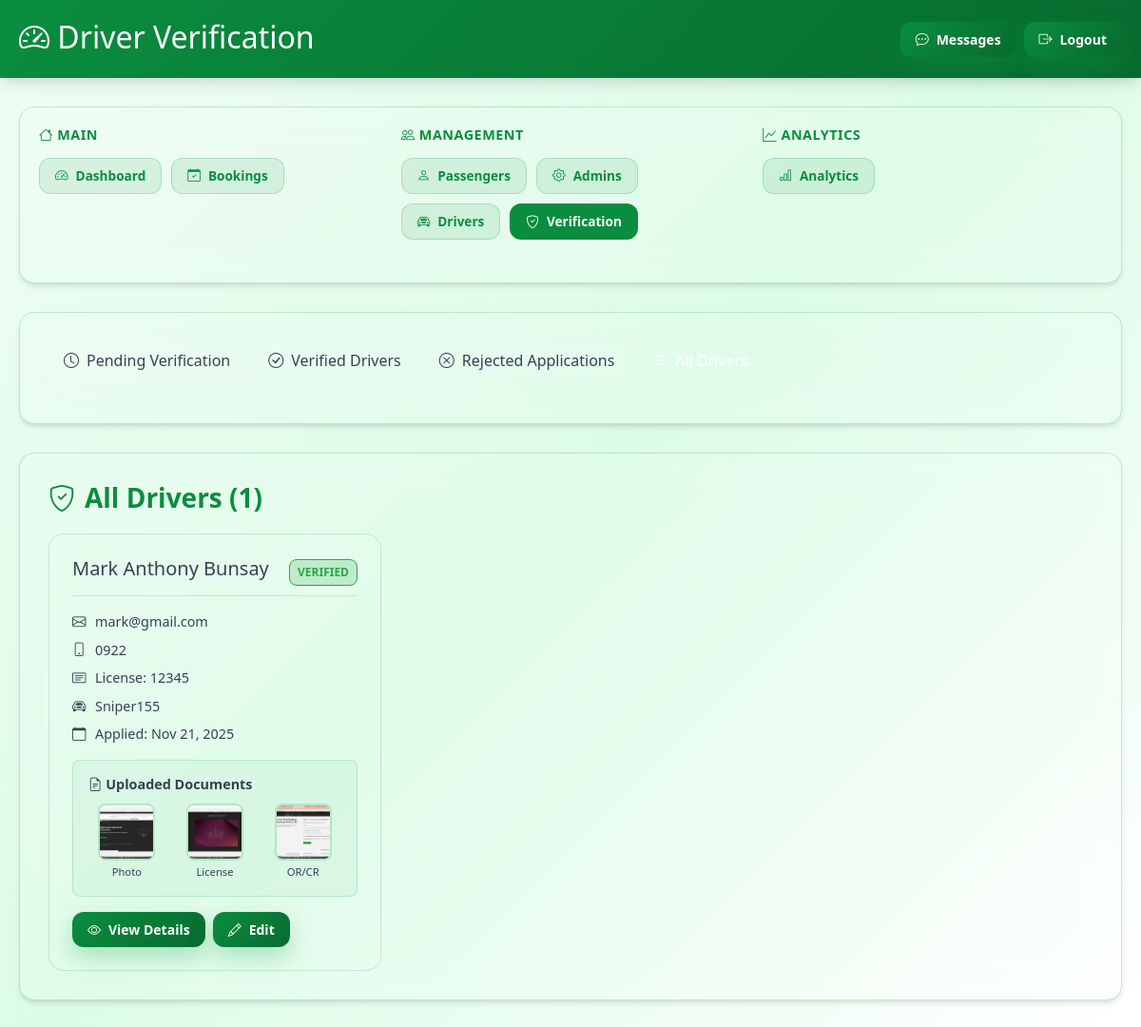
Screenshot of /pages/admin/drivers-verification.php?filter=all (signed in) with the database file from the repository.
### tables this page shows
CREATE TABLE `rfid_drivers` (
  `driver_id` int(11) NOT NULL,
  `user_id` int(11) NOT NULL,
  `license_number` varchar(50) NOT NULL,
  `tricycle_info` varchar(255) NOT NULL,
  `or_cr_path` varchar(255) NOT NULL,
  `license_path` varchar(255) NOT NULL,
  `picture_path` varchar(255) NOT NULL,
  `verification_status` enum('pending','verified','rejected') DEFAULT 'pending',
  `is_online` tinyint(1) DEFAULT 0,
  `rfid_uid` varchar(255) DEFAULT NULL,
  `last_attendance` timestamp NULL DEFAULT NULL,
  `created_at` timestamp NOT NULL DEFAULT current_timestamp()
);

CREATE TABLE `users` (
  `user_id` int(11) NOT NULL,
  `user_type` enum('passenger','driver','admin') NOT NULL,
  `name` varchar(100) NOT NULL,
  `email` varchar(100) NOT NULL,
  `phone` varchar(20) NOT NULL,
  `password` varchar(255) NOT NULL,
  `is_verified` tinyint(1) DEFAULT 0,
  `is_active` tinyint(1) DEFAULT 1,
  `created_at` timestamp NOT NULL DEFAULT current_timestamp(),
  `status` enum('active','inactive','suspended') DEFAULT 'active'
);

### pages/admin/drivers-verification.php (the view, shortened to what this page needs)
<?php
require_once 'layout-header.php';
$db = new Database();
$conn = $db->getConnection();
$filter = isset($_GET['filter']) ? $_GET['filter'] : 'pending';
$whereClause = "u.user_type = 'driver'";
$query = "SELECT u.user_id, u.name, u.email, u.phone, d.license_number, d.tricycle_info, u.created_at,
                 u.is_verified, d.verification_status, u.is_active, d.driver_id,
                 d.or_cr_path, d.license_path, d.picture_path
          FROM rfid_drivers d
          INNER JOIN users u ON d.user_id = u.user_id
          WHERE $whereClause
          ORDER BY u.created_at DESC";
$result = $conn->query($query);
$drivers = $result->fetch_all(MYSQLI_ASSOC);
?>
<link rel="stylesheet" href="../../public/css/drivers-verification.css">
<div class="content-card">
    <div class="verification-tabs">
        <a href="?filter=pending" class="tab-btn <?= $filter === 'pending' ? 'active' : '' ?>">
            <i class="bi bi-clock"></i> Pending Verification
        </a>
        <a href="?filter=verified" class="tab-btn <?= $filter === 'verified' ? 'active' : '' ?>">
            <i class="bi bi-check-circle"></i> Verified Drivers
        </a>
        <a href="?filter=rejected" class="tab-btn <?= $filter === 'rejected' ? 'active' : '' ?>">
            <i class="bi bi-x-circle"></i> Rejected Applications
        </a>
        <a href="?filter=all" class="tab-btn <?= $filter === 'all' ? 'active' : '' ?>">
            <i class="bi bi-list"></i> All Drivers
        </a>
    </div>
</div>
<div class="content-card">
    <h3>
        <i class="bi bi-shield-check"></i>
        <?php
        switch($filter) {
            default: echo 'All Drivers'; break;
        }
        ?> (<?= count($drivers) ?>)
    </h3>
    <?php if (count($drivers) > 0): ?>
        <div class="row g-4">
            <?php foreach ($drivers as $driver): ?>
                <div class="col-md-6 col-lg-4">
                    <div class="driver-card">
                        <div class="driver-header">
                            <h5><?= htmlspecialchars($driver['name']) ?></h5>
                            <span class="verification-badge verification-<?= $driver['verification_status'] ?: 'pending' ?>">
                                <?= ucfirst($driver['verification_status'] ?: 'pending') ?>
                            </span>
                        </div>
                        <div class="driver-info">
                            <div class="info-item">
                                <i class="bi bi-envelope"></i>
                                <span><?= htmlspecialchars($driver['email']) ?></span>
                            </div>
                            <div class="info-item">
                                <i class="bi bi-phone"></i>
                                <span><?= htmlspecialchars($driver['phone']) ?></span>
                            </div>
                            <div class="info-item">
                                <i class="bi bi-card-text"></i>
                                <span>License: <?= htmlspecialchars($driver['license_number']) ?></span>
                            </div>
                            <div class="info-item">
                                <i class="bi bi-car-front"></i>
                                <span><?= htmlspecialchars($driver['tricycle_info']) ?></span>
                            </div>
                            <div class="info-item">
                                <i class="bi bi-calendar"></i>
                                <span>Applied: <?= date('M d, Y', strtotime($driver['created_at'])) ?></span>
                            </div>
                        </div>
                        <?php if ($driver['license_path'] || $driver['or_cr_path'] || $driver['picture_path']): ?>
                            <div class="documents-preview">
                                <h6><i class="bi bi-file-earmark-text"></i> Uploaded Documents</h6>
                                <div class="documents-grid">
                                    <?php if ($driver['picture_path']): ?>
                                        <div class="document-item">
                                            <img src="../../<?= htmlspecialchars($driver['picture_path']) ?>"
                                                 alt="Driver Photo"
                                                 class="document-thumbnail"
                                                 onclick="viewDocument('../../<?= htmlspecialchars($driver['picture_path']) ?>', 'Driver Photo')">
                                            <small>Photo</small>
                                        </div>
                                    <?php endif; ?>
                                    <?php if ($driver['license_path']): ?>
                                        <div class="document-item">
                                            <?php if (str_ends_with(strtolower($driver['license_path']), '.pdf')): ?>
                                                <div class="document-thumbnail pdf-thumb"
                                                     onclick="viewDocument('../../<?= htmlspecialchars($driver['license_path']) ?>', 'Driver License')">
                                                    <i class="bi bi-file-pdf"></i>
                                                </div>
                                            <?php else: ?>
                                                <img src="../../<?= htmlspecialchars($driver['license_path']) ?>"
                                                     alt="License"
                                                     class="document-thumbnail"
                                                     onclick="viewDocument('../../<?= htmlspecialchars($driver['license_path']) ?>', 'Driver License')">
                                            <?php endif; ?>
                                            <small>License</small>
                                        </div>
                                    <?php endif; ?>
                                    <?php if ($driver['or_cr_path']): ?>
                                        <div class="document-item">
                                            <?php if (str_ends_with(strtolower($driver['or_cr_path']), '.pdf')): ?>
                                                <div class="document-thumbnail pdf-thumb"
                                                     onclick="viewDocument('../../<?= htmlspecialchars($driver['or_cr_path']) ?>', 'OR/CR Document')">
                                                    <i class="bi bi-file-pdf"></i>
                                                </div>
                                            <?php else: ?>
                                                <img src="../../<?= htmlspecialchars($driver['or_cr_path']) ?>"
                                                     alt="OR/CR"
                                                     class="document-thumbnail"
                                                     onclick="viewDocument('../../<?= htmlspecialchars($driver['or_cr_path']) ?>', 'OR/CR Document')">
                                            <?php endif; ?>
                                            <small>OR/CR</small>
                                        </div>
                                    <?php endif; ?>
                                </div>
                            </div>
                        <?php endif; ?>
                        <div class="driver-actions">
                            <a href="user-details.php?id=<?= $driver['user_id'] ?>" class="btn btn-outline-primary btn-sm">
                                <i class="bi bi-eye"></i> View Details
                            </a>
                            <a href="user-edit.php?id=<?= $driver['user_id'] ?>" class="btn btn-outline-secondary btn-sm">
                                <i class="bi bi-pencil"></i> Edit
                            </a>
                        </div>
                    </div>
                </div>
            <?php endforeach; ?>
        </div>
    <?php endif; ?>
</div>

### public/css/style.css (style rules this page uses)
:root { --color-primary: #16a34a; --color-primary-dark: #15803d; --color-primary-light: #4ade80; --color-secondary: #22c55e; --color-accent: #16a34a; --color-success: #16a34a; --color-danger: #dc2626; --color-warning: #ca8a04; --color-info: #16a34a; --color-dark: #1f2937; --color-light: #ffffff; --color-gray-50: #f9fafb; --color-gray-100: #f3f4f6; --color-gray-200: #e5e7eb; --color-gray-300: #d1d5db; --color-gray-400: #9ca3af; --color-gray-500: #6b7280; --color-gray-600: #4b5563; --color-gray-700: #374151; --color-gray-800: #1f2937; --color-gray-900: #111827; --glass-bg: rgba(255, 255, 255, 0.95); --glass-bg-subtle: rgba(255, 255, 255, 0.85); --glass-border: rgba(22, 163, 74, 0.2); --glass-dark-bg: rgba(30, 41, 59, 0.9); --glass-dark-border: rgba(255, 255, 255, 0.1); --blur-sm: blur(8px); --blur-md: blur(12px); --blur-lg: blur(20px); --blur-xl: blur(30px); --radius-sm: 8px; --radius-md: 12px; --radius-lg: 16px; --radius-xl: 20px; --radius-2xl: 24px; --radius-full: 9999px; --shadow-sm: 0 2px 8px rgba(0, 0, 0, 0.08); --shadow-md: 0 4px 16px rgba(0, 0, 0, 0.12); --shadow-lg: 0 8px 24px rgba(0, 0, 0, 0.15); --shadow-xl: 0 12px 32px rgba(0, 0, 0, 0.2); --shadow-2xl: 0 20px 48px rgba(0, 0, 0, 0.25); --shadow-green: 0 10px 25px rgba(22, 163, 74, 0.3); --transition-fast: 150ms cubic-bezier(0.4, 0, 0.2, 1); --transition-base: 300ms cubic-bezier(0.4, 0, 0.2, 1); --transition-slow: 500ms cubic-bezier(0.4, 0, 0.2, 1); --gradient-green: linear-gradient(135deg, #16a34a 0%, #15803d 100%); --gradient-green-light: linear-gradient(135deg, #4ade80 0%, #22c55e 100%); --gradient-dark: linear-gradient(135deg, #1f2937 0%, #111827 100%); }
*, *::before, *::after { margin: 0; padding: 0; box-sizing: border-box; }
html { scroll-behavior: smooth; }
body { font-family: -apple-system, BlinkMacSystemFont, "Segoe UI", "Roboto", "Oxygen", "Ubuntu", "Cantarell", "Fira Sans", "Droid Sans", "Helvetica Neue", sans-serif; font-size: 16px; line-height: 1.5; color: var(--color-gray-700); background: #ffffff; min-height: 100vh; position: relative; }
body::before { content: ""; position: fixed; top: 0; left: 0; right: 0; bottom: 0; background: none; pointer-events: none; z-index: 0; }
a { color: var(--color-primary); text-decoration: none; transition: color var(--transition-base); }
.btn, button { padding: 12px 24px; border: none; border-radius: var(--radius-lg); font-size: 1rem; font-weight: 600; cursor: pointer; transition: all var(--transition-base); display: inline-flex; align-items: center; justify-content: center; gap: 8px; white-space: nowrap; text-decoration: none; }
.btn-primary, .btn-success, button[type="submit"], .btn { background: var(--gradient-green); color: white; box-shadow: var(--shadow-green); }
.btn-sm { padding: 8px 16px; font-size: 0.875rem; }

### public/css/layout-header.css (style rules this page uses)
:root { --color-primary: #0a8d3f; --color-primary-dark: #076b2f; --color-gray-400: #9ca3af; --color-gray-500: #6b7280; --color-gray-600: #4b5563; --gradient-green: linear-gradient(135deg, #0a8d3f, #076b2f); --glass-bg: rgba(255, 255, 255, 0.1); --glass-border: rgba(10, 141, 63, 0.2); --blur-lg: blur(16px); --radius-xl: 1rem; --radius-lg: 0.75rem; --radius-md: 0.5rem; --radius-full: 9999px; --shadow-md: 0 4px 6px -1px rgba(0, 0, 0, 0.1), 0 2px 4px -1px rgba(0, 0, 0, 0.06); --shadow-lg: 0 10px 15px -3px rgba(0, 0, 0, 0.1), 0 4px 6px -2px rgba(0, 0, 0, 0.05); --transition-base: all 0.3s ease; }
body { background: linear-gradient(135deg, #f0fdf4 0%, #dcfce7 50%, #ffffff 100%); font-family: 'Segoe UI', Tahoma, Geneva, Verdana, sans-serif; min-height: 100vh; }
.content-card { background: var(--glass-bg); backdrop-filter: var(--blur-lg); border: 1px solid var(--glass-border); border-radius: var(--radius-xl); padding: 30px; margin-bottom: 30px; box-shadow: var(--shadow-md); }
.content-card h3 { color: var(--color-primary); font-weight: 700; margin-bottom: 20px; display: flex; align-items: center; gap: 10px; }

### rows the page displays
rfid_drivers: user.name "Mark Anthony Bunsay", verification_status "VERIFIED", user.email "mark@gmail.com", user.phone "0922", license_number "12345", tricycle_info "Sniper155", user.created_at "Nov 21, 2025", picture_path (picture), license_path (picture), or_cr_path (picture)

### other values shown
$pageTitle "Driver Verification"
count($drivers) "1"
